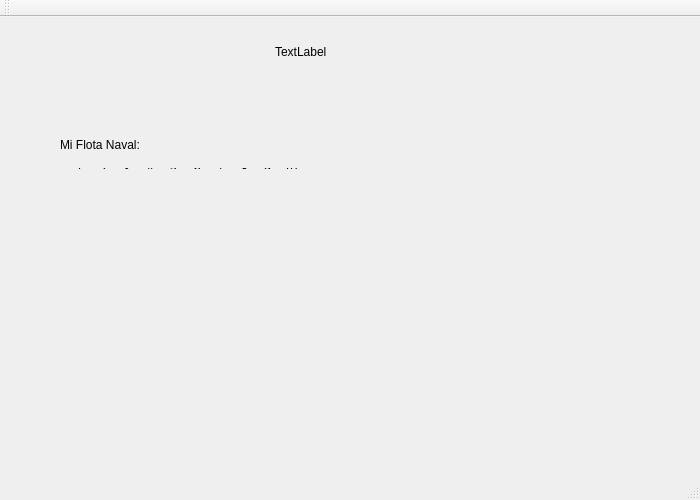
<?xml version="1.0" encoding="UTF-8"?>
<ui version="4.0">
 <class>MainWindow</class>
 <widget class="QMainWindow" name="MainWindow">
  <property name="geometry">
   <rect>
    <x>0</x>
    <y>0</y>
    <width>700</width>
    <height>500</height>
   </rect>
  </property>
  <property name="focusPolicy">
   <enum>Qt::ClickFocus</enum>
  </property>
  <property name="windowTitle">
   <string>MainWindow</string>
  </property>
  <widget class="QWidget" name="centralWidget">
   <widget class="Tablero" name="widget" native="true">
    <property name="geometry">
     <rect>
      <x>60</x>
      <y>160</y>
      <width>250</width>
      <height>250</height>
     </rect>
    </property>
   </widget>
   <widget class="QLabel" name="label">
    <property name="geometry">
     <rect>
      <x>275</x>
      <y>30</y>
      <width>150</width>
      <height>10</height>
     </rect>
    </property>
    <property name="text">
     <string>TextLabel</string>
    </property>
   </widget>
   <widget class="QWidget" name="horizontalLayoutWidget">
    <property name="geometry">
     <rect>
      <x>60</x>
      <y>140</y>
      <width>251</width>
      <height>23</height>
     </rect>
    </property>
    <layout class="QHBoxLayout" name="horizontalLayout">
     <item alignment="Qt::AlignHCenter|Qt::AlignVCenter">
      <widget class="QLabel" name="label_3">
       <property name="focusPolicy">
        <enum>Qt::NoFocus</enum>
       </property>
       <property name="layoutDirection">
        <enum>Qt::RightToLeft</enum>
       </property>
       <property name="text">
        <string>1</string>
       </property>
      </widget>
     </item>
     <item alignment="Qt::AlignHCenter|Qt::AlignVCenter">
      <widget class="QLabel" name="label_2">
       <property name="text">
        <string>2</string>
       </property>
      </widget>
     </item>
     <item alignment="Qt::AlignHCenter|Qt::AlignVCenter">
      <widget class="QLabel" name="label_4">
       <property name="text">
        <string>3</string>
       </property>
      </widget>
     </item>
     <item alignment="Qt::AlignHCenter|Qt::AlignVCenter">
      <widget class="QLabel" name="label_5">
       <property name="text">
        <string>4</string>
       </property>
      </widget>
     </item>
     <item alignment="Qt::AlignHCenter|Qt::AlignVCenter">
      <widget class="QLabel" name="label_6">
       <property name="text">
        <string>5</string>
       </property>
      </widget>
     </item>
     <item alignment="Qt::AlignHCenter|Qt::AlignVCenter">
      <widget class="QLabel" name="label_7">
       <property name="text">
        <string>6</string>
       </property>
      </widget>
     </item>
     <item alignment="Qt::AlignHCenter|Qt::AlignVCenter">
      <widget class="QLabel" name="label_8">
       <property name="text">
        <string>7</string>
       </property>
      </widget>
     </item>
     <item alignment="Qt::AlignHCenter|Qt::AlignVCenter">
      <widget class="QLabel" name="label_9">
       <property name="text">
        <string>8</string>
       </property>
      </widget>
     </item>
     <item alignment="Qt::AlignHCenter|Qt::AlignVCenter">
      <widget class="QLabel" name="label_10">
       <property name="text">
        <string>9</string>
       </property>
      </widget>
     </item>
     <item alignment="Qt::AlignHCenter|Qt::AlignVCenter">
      <widget class="QLabel" name="label_11">
       <property name="text">
        <string>10</string>
       </property>
      </widget>
     </item>
    </layout>
   </widget>
   <widget class="QWidget" name="verticalLayoutWidget">
    <property name="geometry">
     <rect>
      <x>40</x>
      <y>160</y>
      <width>21</width>
      <height>251</height>
     </rect>
    </property>
    <layout class="QVBoxLayout" name="verticalLayout">
     <item alignment="Qt::AlignHCenter|Qt::AlignVCenter">
      <widget class="QLabel" name="label_12">
       <property name="text">
        <string>A</string>
       </property>
      </widget>
     </item>
     <item alignment="Qt::AlignHCenter|Qt::AlignVCenter">
      <widget class="QLabel" name="label_13">
       <property name="text">
        <string>B</string>
       </property>
      </widget>
     </item>
     <item alignment="Qt::AlignHCenter|Qt::AlignVCenter">
      <widget class="QLabel" name="label_14">
       <property name="text">
        <string>C</string>
       </property>
      </widget>
     </item>
     <item alignment="Qt::AlignHCenter|Qt::AlignVCenter">
      <widget class="QLabel" name="label_15">
       <property name="text">
        <string>D</string>
       </property>
      </widget>
     </item>
     <item alignment="Qt::AlignHCenter|Qt::AlignVCenter">
      <widget class="QLabel" name="label_16">
       <property name="text">
        <string>E</string>
       </property>
      </widget>
     </item>
     <item alignment="Qt::AlignHCenter|Qt::AlignVCenter">
      <widget class="QLabel" name="label_17">
       <property name="text">
        <string>F</string>
       </property>
      </widget>
     </item>
     <item alignment="Qt::AlignHCenter|Qt::AlignVCenter">
      <widget class="QLabel" name="label_19">
       <property name="text">
        <string>G</string>
       </property>
      </widget>
     </item>
     <item alignment="Qt::AlignHCenter|Qt::AlignVCenter">
      <widget class="QLabel" name="label_18">
       <property name="text">
        <string>H</string>
       </property>
      </widget>
     </item>
     <item alignment="Qt::AlignHCenter|Qt::AlignVCenter">
      <widget class="QLabel" name="label_20">
       <property name="text">
        <string>I</string>
       </property>
      </widget>
     </item>
     <item alignment="Qt::AlignHCenter|Qt::AlignVCenter">
      <widget class="QLabel" name="label_21">
       <property name="text">
        <string>J</string>
       </property>
      </widget>
     </item>
    </layout>
   </widget>
   <widget class="QLabel" name="label_22">
    <property name="geometry">
     <rect>
      <x>60</x>
      <y>120</y>
      <width>91</width>
      <height>16</height>
     </rect>
    </property>
    <property name="text">
     <string>Mi Flota Naval:</string>
    </property>
   </widget>
  </widget>
  <widget class="QMenuBar" name="menuBar">
   <property name="geometry">
    <rect>
     <x>0</x>
     <y>0</y>
     <width>700</width>
     <height>27</height>
    </rect>
   </property>
  </widget>
  <widget class="QToolBar" name="mainToolBar">
   <attribute name="toolBarArea">
    <enum>TopToolBarArea</enum>
   </attribute>
   <attribute name="toolBarBreak">
    <bool>false</bool>
   </attribute>
  </widget>
  <widget class="QStatusBar" name="statusBar"/>
 </widget>
 <layoutdefault spacing="6" margin="11"/>
 <customwidgets>
  <customwidget>
   <class>Tablero</class>
   <extends>QWidget</extends>
   <header>tablero.h</header>
   <container>1</container>
  </customwidget>
 </customwidgets>
 <resources/>
 <connections/>
</ui>
